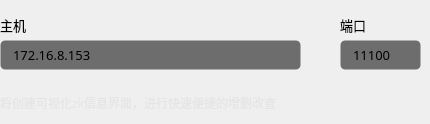
         <widget class="QWidget" name="tab_3">
          <attribute name="title">
           <string>   zookeeper   </string>
          </attribute>
          <widget class="QLineEdit" name="lineEdit_port_zk_data">
           <property name="geometry">
            <rect>
             <x>340</x>
             <y>40</y>
             <width>81</width>
             <height>30</height>
            </rect>
           </property>
           <property name="minimumSize">
            <size>
             <width>0</width>
             <height>30</height>
            </size>
           </property>
           <property name="font">
            <font>
             <family>OPPOSans B</family>
             <pointsize>10</pointsize>
            </font>
           </property>
           <property name="styleSheet">
            <string notr="true">background-color: rgb(25, 25, 25, 155);
border: 1px solid rgba(255, 255, 255, 0);
border-radius: 5px;
padding-left:10px;
padding-right:10px;</string>
           </property>
           <property name="text">
            <string>11100</string>
           </property>
           <property name="placeholderText">
            <string>22</string>
           </property>
          </widget>
          <widget class="QLabel" name="label_port_ssh_2">
           <property name="geometry">
            <rect>
             <x>340</x>
             <y>10</y>
             <width>39</width>
             <height>30</height>
            </rect>
           </property>
           <property name="font">
            <font>
             <family>OPPOSans B</family>
             <pointsize>10</pointsize>
            </font>
           </property>
           <property name="text">
            <string>端口</string>
           </property>
          </widget>
          <widget class="QLineEdit" name="lineEdit_host_zk_data">
           <property name="geometry">
            <rect>
             <x>0</x>
             <y>40</y>
             <width>301</width>
             <height>30</height>
            </rect>
           </property>
           <property name="minimumSize">
            <size>
             <width>0</width>
             <height>30</height>
            </size>
           </property>
           <property name="font">
            <font>
             <family>OPPOSans B</family>
             <pointsize>10</pointsize>
            </font>
           </property>
           <property name="styleSheet">
            <string notr="true">background-color: rgb(25, 25, 25, 155);
border: 1px solid rgba(255, 255, 255, 0);
border-radius: 5px;
padding-left:10px;
padding-right:10px;</string>
           </property>
           <property name="text">
            <string>172.16.8.153</string>
           </property>
           <property name="placeholderText">
            <string>127.0.0.1</string>
           </property>
          </widget>
          <widget class="QLabel" name="label_host_ssh_2">
           <property name="geometry">
            <rect>
             <x>0</x>
             <y>10</y>
             <width>39</width>
             <height>30</height>
            </rect>
           </property>
           <property name="font">
            <font>
             <family>OPPOSans B</family>
             <pointsize>10</pointsize>
            </font>
           </property>
           <property name="text">
            <string>主机</string>
           </property>
          </widget>
          <widget class="QLabel" name="widget_dynamic_title_label_2">
           <property name="geometry">
            <rect>
             <x>0</x>
             <y>90</y>
             <width>300</width>
             <height>25</height>
            </rect>
           </property>
           <property name="minimumSize">
            <size>
             <width>100</width>
             <height>25</height>
            </size>
           </property>
           <property name="maximumSize">
            <size>
             <width>300</width>
             <height>16777215</height>
            </size>
           </property>
           <property name="font">
            <font>
             <family>OPPOSans B</family>
             <pointsize>9</pointsize>
            </font>
           </property>
           <property name="styleSheet">
            <string notr="true">color: rgba(223, 223, 223, 150);</string>
           </property>
           <property name="text">
            <string>将创建可视化zk信息界面，进行快速便捷的增删改查</string>
           </property>
          </widget>
         </widget>
